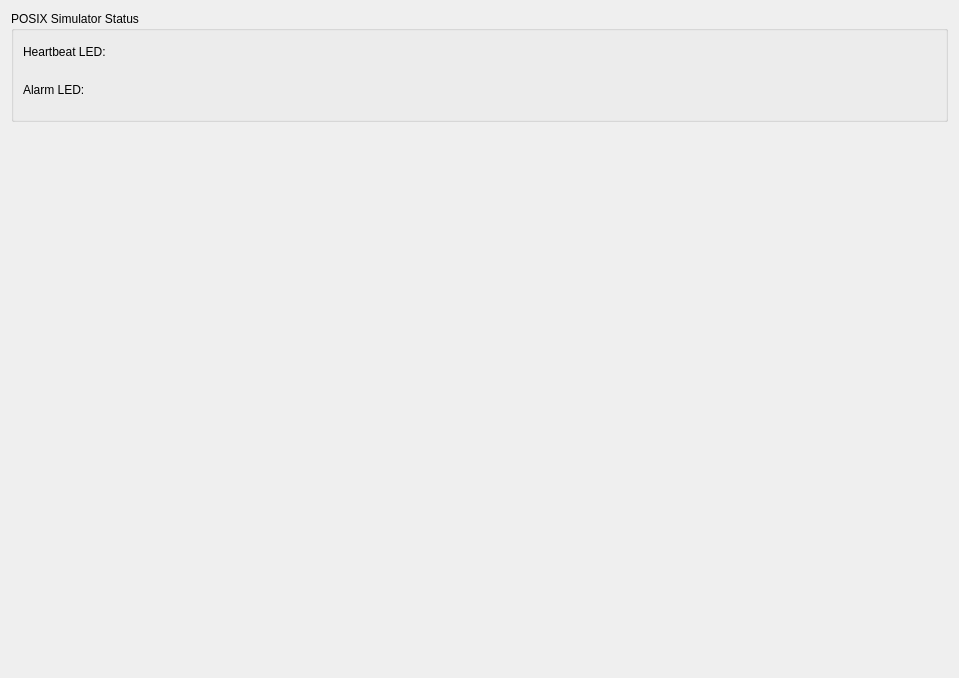
<?xml version="1.0" encoding="UTF-8"?>
<ui version="4.0">
 <class>SimulationConfiguration</class>
 <widget class="QWidget" name="SimulationConfiguration">
  <property name="geometry">
   <rect>
    <x>0</x>
    <y>0</y>
    <width>959</width>
    <height>678</height>
   </rect>
  </property>
  <property name="sizePolicy">
   <sizepolicy hsizetype="Expanding" vsizetype="Expanding">
    <horstretch>0</horstretch>
    <verstretch>0</verstretch>
   </sizepolicy>
  </property>
  <property name="font">
   <font>
    <weight>50</weight>
    <bold>false</bold>
    <kerning>true</kerning>
   </font>
  </property>
  <property name="windowTitle">
   <string>Form</string>
  </property>
  <layout class="QVBoxLayout" name="verticalLayout_2">
   <item>
    <widget class="QGroupBox" name="gbxSimulation">
     <property name="title">
      <string>POSIX Simulator Status</string>
     </property>
     <layout class="QFormLayout" name="formLayout">
      <item row="0" column="0">
       <widget class="QLabel" name="lblHeartbeatName">
        <property name="text">
         <string>Heartbeat LED:</string>
        </property>
       </widget>
      </item>
      <item row="1" column="0">
       <widget class="QLabel" name="lblAlarmName">
        <property name="text">
         <string>Alarm LED:</string>
        </property>
       </widget>
      </item>
      <item row="0" column="1">
       <widget class="QLabel" name="lblHeartbeatLed">
        <property name="minimumSize">
         <size>
          <width>32</width>
          <height>32</height>
         </size>
        </property>
        <property name="maximumSize">
         <size>
          <width>32</width>
          <height>32</height>
         </size>
        </property>
        <property name="text">
         <string/>
        </property>
        <property name="pixmap">
         <pixmap resource="dronin.qrc">:/dronin/images/led_heartbeat_off.png</pixmap>
        </property>
        <property name="scaledContents">
         <bool>true</bool>
        </property>
       </widget>
      </item>
      <item row="1" column="1">
       <widget class="QLabel" name="lblAlarmLed">
        <property name="minimumSize">
         <size>
          <width>32</width>
          <height>32</height>
         </size>
        </property>
        <property name="maximumSize">
         <size>
          <width>32</width>
          <height>32</height>
         </size>
        </property>
        <property name="text">
         <string/>
        </property>
        <property name="pixmap">
         <pixmap resource="dronin.qrc">:/dronin/images/led_alarm_off.png</pixmap>
        </property>
        <property name="scaledContents">
         <bool>true</bool>
        </property>
       </widget>
      </item>
     </layout>
    </widget>
   </item>
   <item>
    <spacer name="verticalSpacer_4">
     <property name="orientation">
      <enum>Qt::Vertical</enum>
     </property>
     <property name="sizeHint" stdset="0">
      <size>
       <width>20</width>
       <height>40</height>
      </size>
     </property>
    </spacer>
   </item>
  </layout>
 </widget>
 <resources>
  <include location="dronin.qrc"/>
 </resources>
 <connections/>
</ui>
